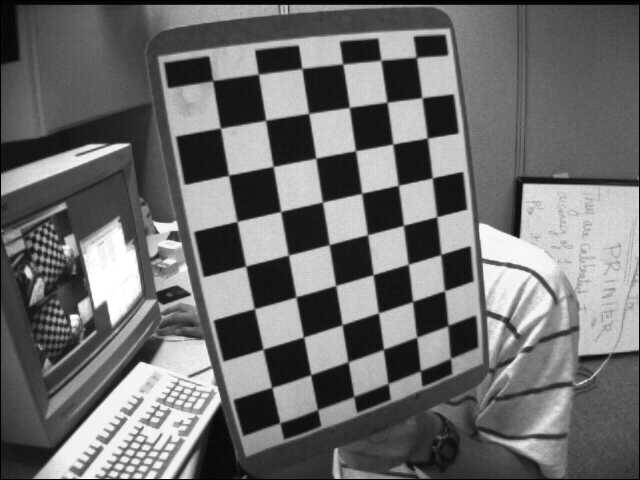
#> input picture opencv/resources/chessboard/distortion.jfif, 640 x 480 px; its folder holds only this picture in this run
$ python camera_callibration.py
#> lines starting #> are read from the running program, lines starting #| are printed output that depends on the picture; after the words box and inside, x2 and y2 are one past the last pixel; in counts of white or black regions, pixels touching at a corner belong together; long printed decimals are rounded
# pip install opencv-python
import numpy as np
import cv2 as cv
import glob
import os


#def calibrate(showPics = True):
    #read image
root = os.getcwd()
calibrationDir = os.path.join(root, 'opencv\\resources\\chessboard')  # windows path
imgList = glob.glob(os.path.join(calibrationDir, '*.jfif'))

# initialize
nRows = 9
nCols = 6
termCriteria = (cv.TERM_CRITERIA_EPS + cv.TERM_CRITERIA_MAX_ITER, 30, 0.001)

worldPtsCur = np.zeros((nRows*nCols, 3), np.float32)
worldPtsCur[:, :2] = np.mgrid[0:nRows, 0:nCols].T.reshape(-1, 2)

worldPoints = []
imgPoints = []
showPics = True

# Find corners
for curImgPath in imgList:
    imgBGR = cv.imread(curImgPath)
#> imgBGR is the input picture: shape (480, 640, 3); min 0, max 255, mean 109.9
    imgGray = cv.cvtColor(imgBGR, cv.COLOR_BGR2GRAY)
    cornersFound, cornersOrg = cv.findChessboardCorners(imgGray, (nRows, nCols), None)
#> cornersFound = True; cornersOrg = 54 rows, first 8: [415.9, 57.58], [422, 97.78], [427.4, 138], [432.1, 177.8], [436.8, 216.6], [441, 254.5], [443.9, 291.6], [447.7, 325.5]

    if cornersFound == True:
        worldPoints.append(worldPtsCur)
        cornersRefined = cv.cornerSubPix(imgGray, cornersOrg, (11, 11), (-1, -1), termCriteria)
#> cornersRefined = 54 rows, first 8: [416.3, 57.34], [421.9, 97.67], [427.3, 138.1], [432.3, 177.9], [436.7, 216.7], [440.8, 254.5], [444.4, 290.7], [447.9, 325.6]
        imgPoints.append(cornersRefined)
        if showPics:
            cv.drawChessboardCorners(imgBGR, (nRows, nCols), cornersRefined, cornersFound)
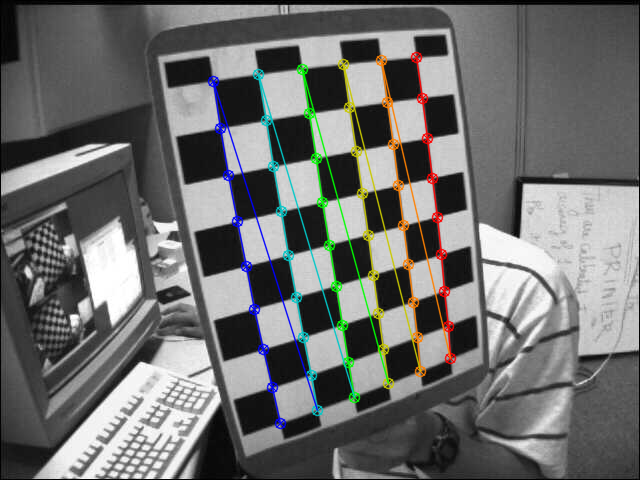
#> imgBGR: shape (480, 640, 3); 4.79% of pixels changed, all inside (x1, y1, x2, y2) = (207, 51, 457, 430)
            cv.imshow('Chessboard', imgBGR)
            cv.waitKey(500)

cv.destroyAllWindows()

# calibrate
repError, camMatrix, distCoeff, rvecs, tvecs = cv.calibrateCamera(worldPoints, imgPoints, imgGray.shape[::-1], None, None)
#> repError = 0.125; camMatrix = [[436.2, 0, 341.9], [0, 450, 203.8], [0, 0, 1]]; distCoeff = [[-0.186, 0.00909, 0.0094, 0.000698, -0.0894]]; rvecs = ([-0.154, -0.385, 1.37],); tvecs = ([1.86, -3.57, 10.55],)
print('Camera Matrix:\n', camMatrix)
#| Camera Matrix:
#|  [[436.233   0.         341.946]
#|  [  0.         450.049 203.777 ]
#|  [  0.           0.           1.        ]]
print('Reproj Error (pixels): {:.4f}'.format(repError))
#| Reproj Error (pixels): 0.1251

# saveCalibration
curFolder = os.path.dirname(os.path.abspath(__file__))
paramPath = os.path.join(curFolder, 'calibration.npz')
np.savez(paramPath,
    repError = repError,
    camMatrix = camMatrix,
    distCoeff = distCoeff,
    rvecs = rvecs,
    tvecs = tvecs
    )

$ run again, on opencv/resources/chessboard/left04.jfif
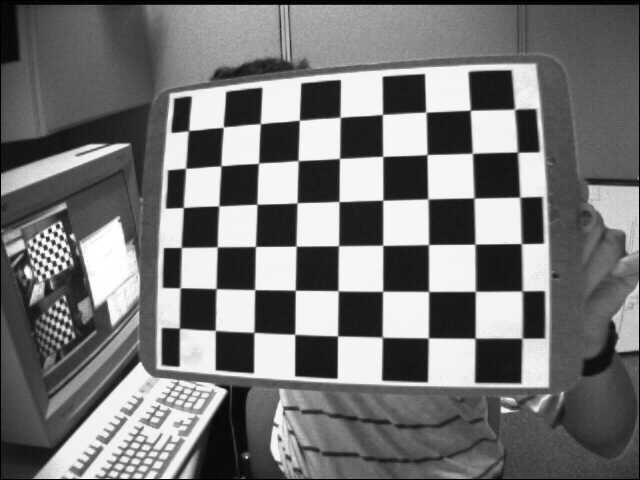
#> input picture opencv/resources/chessboard/left04.jfif, 640 x 480 px
#> imgBGR is the input picture: shape (480, 640, 3); min 0, max 255, mean 117.8
#> cornersFound = True; cornersOrg = 54 rows, first 8: [188.8, 130.7], [223.3, 127.2], [260.5, 123.6], [299.5, 120.2], [340.2, 117.4], [382.4, 114.5], [425.9, 112.1], [470.3, 110.2]
#> cornersRefined = 54 rows, first 8: [188.5, 130.6], [223.3, 127.1], [260.3, 123.7], [299.3, 120.2], [340.1, 117.3], [382.4, 114.4], [425.8, 112.2], [470.3, 110.2]
#> `cv.drawChessboardCorners(imgBGR, (nRows, nCols), cornersRefined, corne..`:
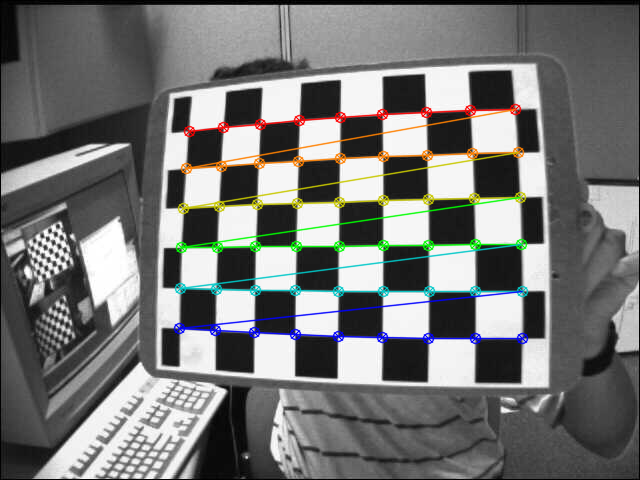
#> imgBGR: shape (480, 640, 3); 4.99% of pixels changed, all inside (x1, y1, x2, y2) = (173, 103, 529, 345)
#> repError = 0.163; camMatrix = [[587.8, 0, 337.5], [0, 582.5, 221.1], [0, 0, 1]]; distCoeff = [[-0.317, -0.144, 0.0104, -0.00112, 0.645]]; rvecs = ([-0.122, 0.273, -0.00514],); tvecs = ([-3.79, -2.34, 14.47],)
#| Camera Matrix:
#|  [[587.841    0.         337.496]
#|  [  0.         582.536 221.112]
#|  [  0.           0.           1.        ]]
#| Reproj Error (pixels): 0.1629

$ run again, on opencv/resources/chessboard/left05.jfif
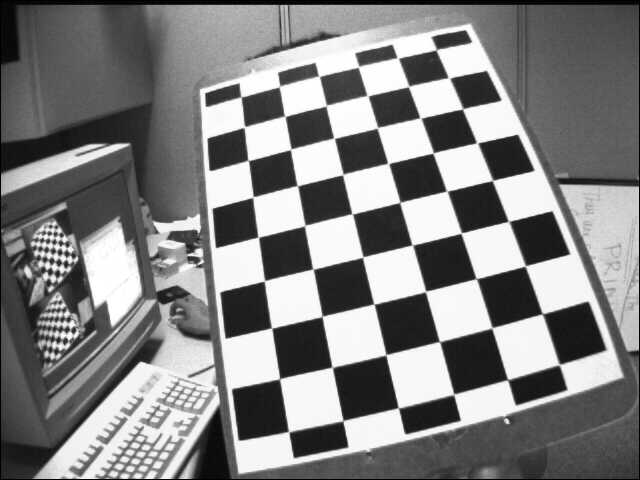
#> input picture opencv/resources/chessboard/left05.jfif, 640 x 480 px
#> imgBGR is the input picture: shape (480, 640, 3); min 0, max 255, mean 129.8
#> cornersFound = True; cornersOrg = 54 rows, first 8: [435.9, 50.23], [450, 78.54], [462.7, 108.8], [476.5, 142.8], [492.5, 180.5], [508.4, 221.1], [525.3, 265.9], [542.1, 313.6]
#> cornersRefined = 54 rows, first 8: [436.3, 49.72], [449, 77.82], [462.6, 108.7], [477.1, 142.9], [492.5, 180.4], [508.7, 221.4], [525.3, 265.9], [542.4, 313.8]
#> `cv.drawChessboardCorners(imgBGR, (nRows, nCols), cornersRefined, corne..`:
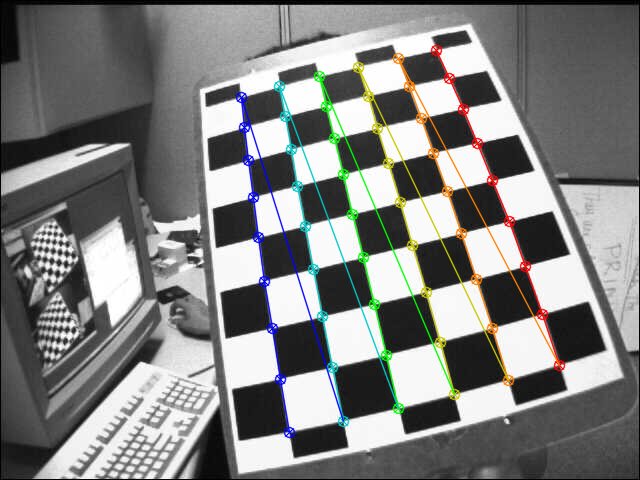
#> imgBGR: shape (480, 640, 3); 4.88% of pixels changed, all inside (x1, y1, x2, y2) = (235, 44, 566, 439)
#> repError = 0.143; camMatrix = [[639.5, 0, 320.2], [0, 651.5, 193.3], [0, 0, 1]]; distCoeff = [[-0.412, -0.0341, 0.027, 0.0148, 0.431]]; rvecs = ([-0.361, 0.527, 1.3],); tvecs = ([2.87, -3.54, 15.21],)
#| Camera Matrix:
#|  [[639.458   0.         320.195]
#|  [  0.         651.460 193.277]
#|  [  0.           0.           1.        ]]
#| Reproj Error (pixels): 0.1431

$ run again, on opencv/resources/chessboard/left06.jfif
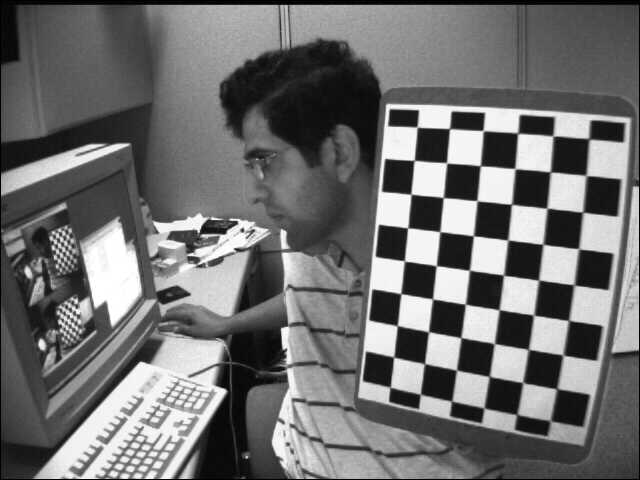
#> input picture opencv/resources/chessboard/left06.jfif, 640 x 480 px
#> imgBGR is the input picture: shape (480, 640, 3); min 0, max 255, mean 111.6
#> cornersFound = True; cornersOrg = 54 rows, first 8: [589.1, 139], [586.5, 175.8], [582, 212.4], [578.4, 248.2], [574.2, 284.7], [568.5, 320.2], [561.9, 355.4], [556.5, 388.5]
#> cornersRefined = 54 rows, first 8: [588.9, 138.7], [586.1, 175.5], [582.7, 212.2], [578.7, 248.8], [574, 284.9], [568.7, 320.6], [563, 355], [556.8, 388.8]
#> `cv.drawChessboardCorners(imgBGR, (nRows, nCols), cornersRefined, corne..`:
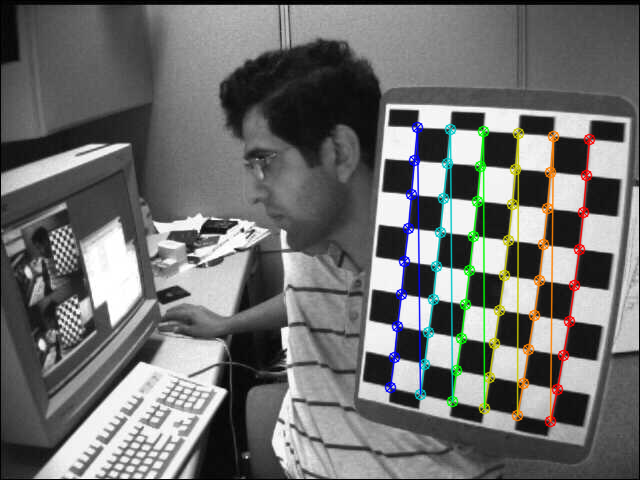
#> imgBGR: shape (480, 640, 3); 4.27% of pixels changed, all inside (x1, y1, x2, y2) = (384, 121, 596, 428)
#> repError = 0.129; camMatrix = [[638.5, 0, 274.7], [0, 644.8, 221.8], [0, 0, 1]]; distCoeff = [[-0.377, 0.0417, -9.77e-05, 0.0319, 0.101]]; rvecs = ([0.483, 0.397, 1.63],); tvecs = ([8.44, -2.25, 16.26],)
#| Camera Matrix:
#|  [[638.450   0.         274.706]
#|  [  0.         644.821 221.782]
#|  [  0.           0.           1.        ]]
#| Reproj Error (pixels): 0.1292

$ run again, on opencv/resources/chessboard/left01.jfif
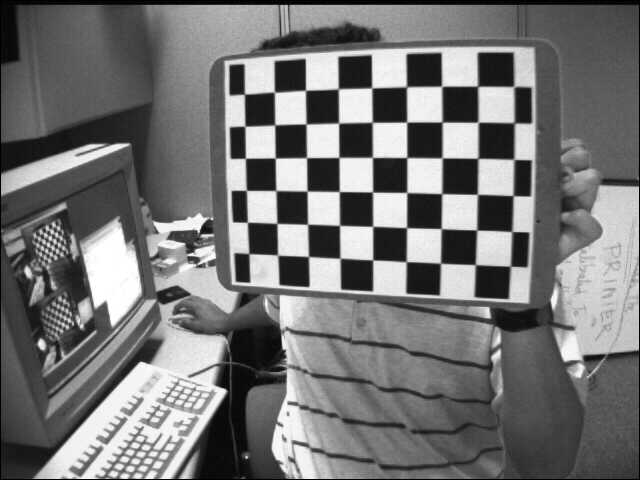
#> input picture opencv/resources/chessboard/left01.jfif, 640 x 480 px
#> imgBGR is the input picture: shape (480, 640, 3); min 0, max 255, mean 116.6
#> cornersFound = True; cornersOrg = 54 rows, first 8: [244.5, 94.33], [274.6, 92.24], [305.5, 90.4], [338.4, 88.84], [371.6, 87.98], [406.8, 86.92], [441.6, 86.37], [477.6, 86.38]
#> cornersRefined = 54 rows, first 8: [244.4, 94.14], [274.4, 92.21], [305.5, 90.32], [338.3, 88.79], [371.7, 87.87], [406.5, 86.71], [441.6, 86.25], [477.6, 86.22]
#> `cv.drawChessboardCorners(imgBGR, (nRows, nCols), cornersRefined, corne..`:
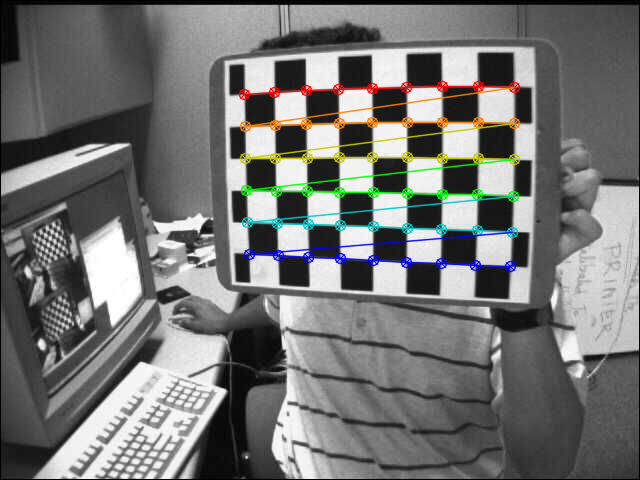
#> imgBGR: shape (480, 640, 3); 4.21% of pixels changed, all inside (x1, y1, x2, y2) = (238, 80, 521, 273)
#> repError = 0.161; camMatrix = [[811.4, 0, 306.3], [0, 768.8, 314.7], [0, 0, 1]]; distCoeff = [[-0.656, 0.296, -0.0603, 0.0206, -0.406]]; rvecs = ([0.252, 0.427, 0.0302],); tvecs = ([-1.88, -6.79, 23.5],)
#| Camera Matrix:
#|  [[811.353   0.         306.305]
#|  [  0.         768.773 314.671]
#|  [  0.           0.           1.        ]]
#| Reproj Error (pixels): 0.1608
